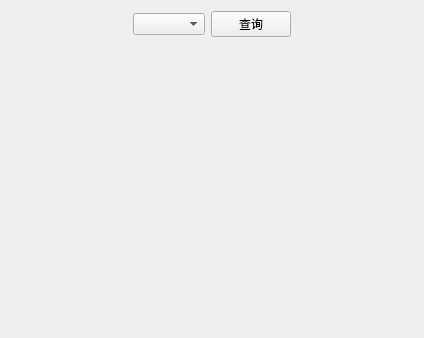
<?xml version="1.0" encoding="UTF-8"?>
<ui version="4.0">
 <class>Widget</class>
 <widget class="QWidget" name="Widget">
  <property name="geometry">
   <rect>
    <x>0</x>
    <y>0</y>
    <width>424</width>
    <height>338</height>
   </rect>
  </property>
  <property name="windowTitle">
   <string>Widget</string>
  </property>
  <layout class="QHBoxLayout" name="horizontalLayout_2">
   <item>
    <layout class="QVBoxLayout" name="verticalLayout">
     <item>
      <layout class="QHBoxLayout" name="horizontalLayout">
       <item>
        <spacer name="horizontalSpacer">
         <property name="orientation">
          <enum>Qt::Horizontal</enum>
         </property>
         <property name="sizeHint" stdset="0">
          <size>
           <width>40</width>
           <height>20</height>
          </size>
         </property>
        </spacer>
       </item>
       <item>
        <widget class="QComboBox" name="comboBox">
         <property name="maxVisibleItems">
          <number>100</number>
         </property>
        </widget>
       </item>
       <item>
        <widget class="QPushButton" name="pushButton">
         <property name="text">
          <string>查询</string>
         </property>
        </widget>
       </item>
       <item>
        <spacer name="horizontalSpacer_2">
         <property name="orientation">
          <enum>Qt::Horizontal</enum>
         </property>
         <property name="sizeHint" stdset="0">
          <size>
           <width>40</width>
           <height>20</height>
          </size>
         </property>
        </spacer>
       </item>
      </layout>
     </item>
     <item>
      <spacer name="verticalSpacer">
       <property name="orientation">
        <enum>Qt::Vertical</enum>
       </property>
       <property name="sizeHint" stdset="0">
        <size>
         <width>20</width>
         <height>40</height>
        </size>
       </property>
      </spacer>
     </item>
    </layout>
   </item>
  </layout>
 </widget>
 <resources/>
 <connections/>
</ui>
